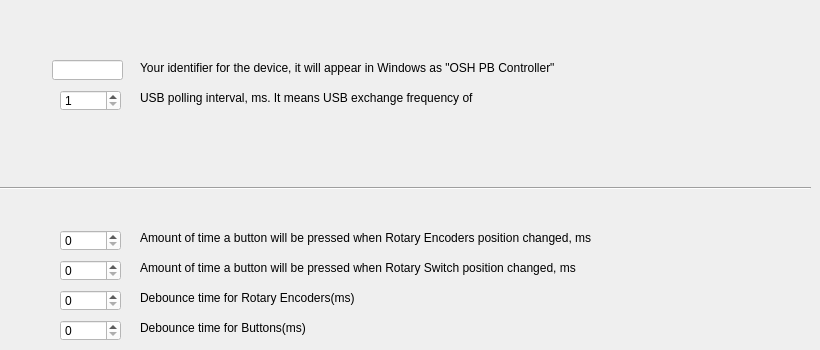
    <widget class="QWidget" name="tab_4">
     <attribute name="title">
      <string>调整</string>
     </attribute>
     <widget class="QLabel" name="label_54">
      <property name="geometry">
       <rect>
        <x>140</x>
        <y>260</y>
        <width>491</width>
        <height>16</height>
       </rect>
      </property>
      <property name="text">
       <string>Amount of time a button will be pressed when Rotary Switch position changed, ms</string>
      </property>
     </widget>
     <widget class="QLabel" name="label_55">
      <property name="geometry">
       <rect>
        <x>140</x>
        <y>290</y>
        <width>341</width>
        <height>16</height>
       </rect>
      </property>
      <property name="text">
       <string>Debounce time for Rotary Encoders(ms)</string>
      </property>
     </widget>
     <widget class="QLabel" name="label_56">
      <property name="geometry">
       <rect>
        <x>140</x>
        <y>320</y>
        <width>281</width>
        <height>16</height>
       </rect>
      </property>
      <property name="text">
       <string>Debounce time for Buttons(ms)</string>
      </property>
     </widget>
     <widget class="QLabel" name="label_57">
      <property name="geometry">
       <rect>
        <x>140</x>
        <y>230</y>
        <width>491</width>
        <height>16</height>
       </rect>
      </property>
      <property name="text">
       <string>Amount of time a button will be pressed when Rotary Encoders position changed, ms</string>
      </property>
     </widget>
     <widget class="QSpinBox" name="spinBox__Rot_Press_time">
      <property name="geometry">
       <rect>
        <x>60</x>
        <y>230</y>
        <width>61</width>
        <height>21</height>
       </rect>
      </property>
      <property name="styleSheet">
       <string notr="true">background-color: rgb(255, 255, 255);</string>
      </property>
      <property name="maximum">
       <number>65535</number>
      </property>
     </widget>
     <widget class="QSpinBox" name="spinBox_RotSwitch_Press_time">
      <property name="geometry">
       <rect>
        <x>60</x>
        <y>260</y>
        <width>61</width>
        <height>21</height>
       </rect>
      </property>
      <property name="styleSheet">
       <string notr="true">background-color: rgb(255, 255, 255);</string>
      </property>
      <property name="maximum">
       <number>65535</number>
      </property>
     </widget>
     <widget class="QSpinBox" name="spinBox_Rot_Debounce_time">
      <property name="geometry">
       <rect>
        <x>60</x>
        <y>290</y>
        <width>61</width>
        <height>21</height>
       </rect>
      </property>
      <property name="styleSheet">
       <string notr="true">background-color: rgb(255, 255, 255);</string>
      </property>
      <property name="maximum">
       <number>65535</number>
      </property>
     </widget>
     <widget class="QSpinBox" name="spinBox_Button_Debounce_time">
      <property name="geometry">
       <rect>
        <x>60</x>
        <y>320</y>
        <width>61</width>
        <height>21</height>
       </rect>
      </property>
      <property name="styleSheet">
       <string notr="true">background-color: rgb(255, 255, 255);</string>
      </property>
      <property name="maximum">
       <number>65535</number>
      </property>
     </widget>
     <widget class="Line" name="line">
      <property name="geometry">
       <rect>
        <x>0</x>
        <y>180</y>
        <width>811</width>
        <height>16</height>
       </rect>
      </property>
      <property name="orientation">
       <enum>Qt::Horizontal</enum>
      </property>
     </widget>
     <widget class="QSpinBox" name="spinBox_USB_exchange">
      <property name="geometry">
       <rect>
        <x>60</x>
        <y>90</y>
        <width>61</width>
        <height>21</height>
       </rect>
      </property>
      <property name="styleSheet">
       <string notr="true">background-color: rgb(255, 255, 255);</string>
      </property>
      <property name="minimum">
       <number>1</number>
      </property>
      <property name="maximum">
       <number>255</number>
      </property>
     </widget>
     <widget class="QLabel" name="label_59">
      <property name="geometry">
       <rect>
        <x>140</x>
        <y>90</y>
        <width>441</width>
        <height>16</height>
       </rect>
      </property>
      <property name="text">
       <string>USB polling interval, ms. It means USB exchange frequency of</string>
      </property>
     </widget>
     <widget class="QLineEdit" name="lineEdit_Device_ident">
      <property name="geometry">
       <rect>
        <x>52</x>
        <y>60</y>
        <width>71</width>
        <height>20</height>
       </rect>
      </property>
      <property name="styleSheet">
       <string notr="true">background-color: rgb(255, 255, 255);</string>
      </property>
      <property name="maxLength">
       <number>10</number>
      </property>
     </widget>
     <widget class="QLabel" name="label_60">
      <property name="geometry">
       <rect>
        <x>140</x>
        <y>60</y>
        <width>521</width>
        <height>16</height>
       </rect>
      </property>
      <property name="text">
       <string>Your identifier for the device, it will appear in Windows as &quot;OSH PB Controller&quot;</string>
      </property>
     </widget>
    </widget>
